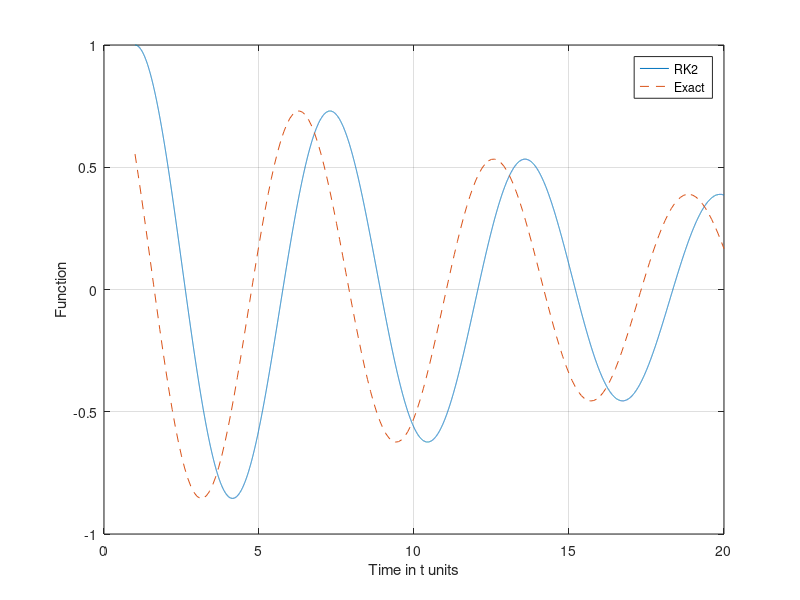

Here is the MATLAB script that generated this plot:
%SENG5233
%Homework Problem 1
%Yasir Jamal
%03/01/2016

function difeq_fun_1()

%RK2 Method

h = 0.001; % increment value

z0 = 1; % initial value

tspan = [1 20]; % time span

n = diff(tspan)/h;

ti = tspan (1); % inital time value

tf = tspan (2); % final time value

tp = ti:h:tf;

z = zeros (ti, length(tspan));

z(1) = z0;

t = 1:0.1:20;


%exact solution
exact = exp(-0.05.*t).*(cos(t) + 0.05 .* sin (t));


for n = 2 : length(tp)    
    
    k1 = h * zdf (tp(n-1), z(n-1,:));
    
    %display (k1)

    k2 = h * zdf ((tp(n-1) + 1.5*h) , (z(n-1, :) + 1.5 * k1));

    z(n, :) = z(n-1,:) + ((2/3)*k1) + ((1/3)*k2);
    
    %display (z)
        
end

plot (tp, z(:,1),'-',t, exact,'--')

xlabel('Time in t units')

ylabel('Function')

legend ('RK2', 'Exact')

grid on

function z_dot = zdf(t,z, tspan, z0, h)

%z_dot = zeros (length(np));

z_dot(1) = z(2);

z_dot(2) = (-0.1)*z(2) - z(1);

 


